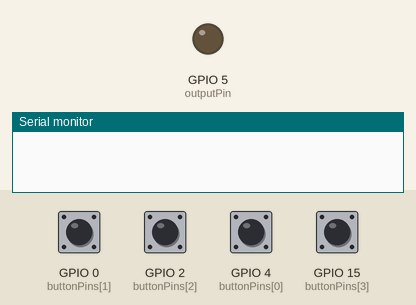
Recording of a sketch running on a simulated ESP32. Shown: output pins drawn as LEDs (lit = HIGH), the last lines printed to the serial monitor. Dashed ring = blinking. Inputs (shaded band) come from the test bench; at power-on: GPIO 0 (buttonPins[1]), GPIO 2 (buttonPins[2]), GPIO 4 (buttonPins[0]), GPIO 15 (buttonPins[3]) HIGH.

Above: at 1.2 s.
1.3 s: GPIO 2 (buttonPins[2]) pulled LOW for 0.15 s
At 1.75 s:
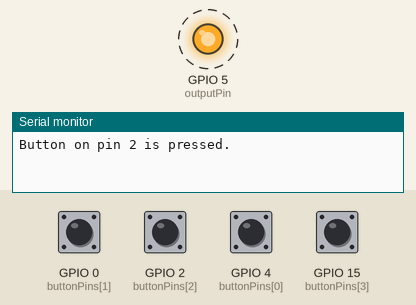
Timing chart, 0 to 4.3 s (numbered marks = the images above; inputs shaded):
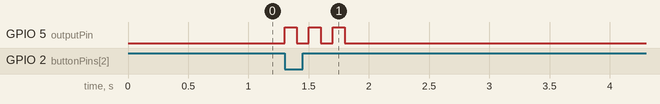

Measured:
- after the input at 1.3 s, GPIO 5 (outputPin): alternates HIGH for 0.10 s and LOW for 0.10 s, 6 changes in all, then stays LOW, starting at once

The sketch:

TestButtons.ino
```cpp
// Define the pin numbers
const int buttonPins[] = {4, 0, 2, 15};
const int numButtons = sizeof(buttonPins)/sizeof(int);

// Define the output pin
const int outputPin = 5;  // Built-in LED of ESP32 TTGO T18_3.0

void setup() {
  // Initialize the button pins as inputs
  for (int i = 0; i < numButtons; i++) {
    pinMode(buttonPins[i], INPUT_PULLUP);
  }

  // Initialize the output pin as output
  pinMode(outputPin, OUTPUT);

  // Initialize the Serial Monitor
  Serial.begin(115200);
}

void loop() {
  // Check each button in turn
  for (int i = 0; i < numButtons; i++) {
    if (digitalRead(buttonPins[i]) == LOW) {
      // If the button is pressed, print a message
      Serial.print("Button on pin ");
      Serial.print(buttonPins[i]);
      Serial.println(" is pressed.");

      // Blink the LED the appropriate number of times
      for (int j = 0; j <= i; j++) {
        digitalWrite(outputPin, HIGH);
        delay(100);
        digitalWrite(outputPin, LOW);
        delay(100);
      }

      delay(300);  // Debounce delay
    }
  }
}
```
